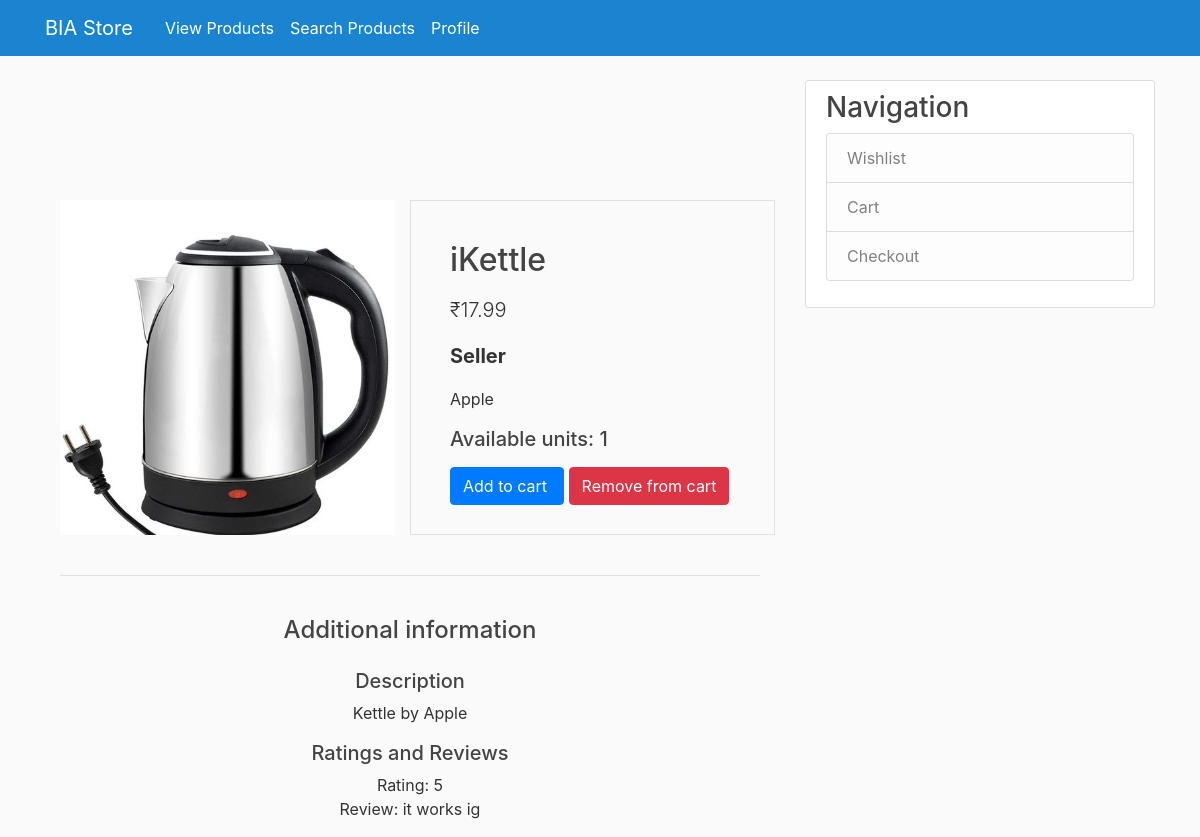
The app's page /product/test-product-1/ with its own data.
### base/models.py (models this page shows, shortened)
class Product(models.Model):
    title = models.CharField(max_length=100, blank=False, default='')
    price = models.FloatField(blank=False)
    available_units = models.IntegerField(blank=False, default='')
    description = models.TextField(max_length=500, blank=False, default='')
    seller = models.TextField(max_length=100, blank=False)
    reviews = models.ForeignKey(Reviews, on_delete=models.CASCADE)
    categories = models.ForeignKey(Category, on_delete=models.CASCADE, default=True, null=False)
    ratings = models.ForeignKey(Rating, on_delete=models.CASCADE, blank=True, null=False)
    image = models.ImageField(upload_to='images/', default='images/default.jpg')
    slug = models.SlugField()
    def get_add_to_cart_url(self):
        return reverse("base:add-to-cart", kwargs={
            'slug': self.slug
        })
    def get_remove_from_cart_url(self):
        return reverse("base:remove-from-cart", kwargs={
            'slug': self.slug
        })

class Rating(models.Model):
    name = models.IntegerField()
    def __str__(self):
        return str(self.name)

class Reviews(models.Model):
    name = models.CharField(max_length=50)
    def __str__(self):
        return self.name

### base/views.py (the view)
# urls.py: path('product/<slug>/', views.ProductDetailView.as_view(), name='product'),
class ProductDetailView(DetailView):
    model = Product
    template_name = "base/product.html"

### base/templates/base/product.html (shortened to what this page needs)
{% extends "base/base.html" %}
{% block content %}
  <main class="mt-5 pt-4">
    <div class="container dark-grey-text mt-5">
      <div class="row wow fadeIn">
        <div class="col-md-6 mb-4">
          <img src="{{ object.image.url }}" class="img-fluid">
        </div>
        <div class="col-md-6 mb-4 border">
          <div class="p-4">
            <p class="lead">
              <h2>{{ object.title }}</h2>
            </p>
            <p class="lead">
              <span>&#8377;{{ object.price }}</span>
            </p>
            <p class="lead font-weight-bold">Seller</p>
            <p>{{ object.seller }}</p>
            <p>
              <h5>Available units: {{ object.available_units }}</h5>
            </p>
            <a href="{{ object.get_add_to_cart_url }}" class="btn btn-primary btn-md my-0 p">
              Add to cart
            </a>
            <a href="{{ object.get_remove_from_cart_url }}" class="btn btn-danger btn-md my-0 p">
              Remove from cart
            </a>
          </div>
        </div>
      </div>
      <hr>
      <div class="row d-flex justify-content-center wow fadeIn">
        <div class="col-md-6 text-center">
          <h4 class="my-4 h4">Additional information</h4>
          <p>
            <h5>Description</h5>
            <span>{{ object.description}}</span>
          </p>
          <p>
            <h5>Ratings and Reviews</h5>
            <span>Rating: {{ object.ratings }}</span>
            <br>
            <span>Review: {{ object.reviews }}</span>
          </p>
        </div>
      </div>
    </div>
  </main>
{% endblock content %}

### base/static/base/main.css (style rules this page uses)
body { background: #fafafa; color: #333333; margin-top: 5rem; }
h1, h2, h3, h4, h5, h6 { color: #444444; }

### records on screen
Product: image (picture), title "iKettle", price "17.99", seller "Apple", available_units "1", description "Kettle by Apple", ratings "5", reviews "it works ig"
